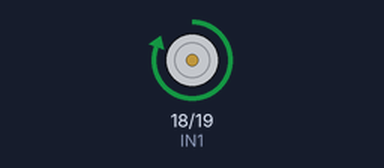
This sketch was run on a simulated Arduino Uno, built with avr-gcc and run on an emulated ATmega328P. On the bench: motor-driver pin pairs drawn as motors (green arrow = first pin HIGH = forward, orange = second pin HIGH = backward, longer = more drive).

Above: at 1.0 s.
At 2.5 s:
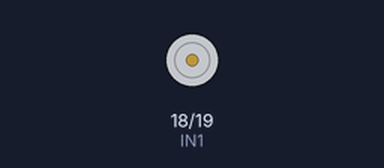
At 4.0 s:
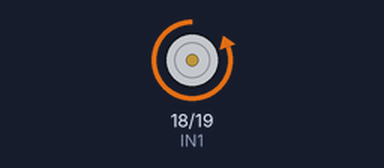
Timing chart, 0 to 7.8 s (numbered marks = the images above):
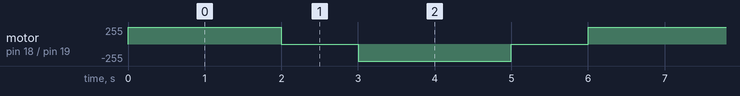

The sketch:

CODIGOMOTORPRUEBA.ino
```cpp
#define IN1 18  // Pin de control 1
#define IN2 19  // Pin de control 2

void setup() {
  pinMode(IN1, OUTPUT);
  pinMode(IN2, OUTPUT);
}

void loop() {
  moverAdelante();
  delay(2000);  // 2 segundos hacia adelante

  detenerMotor();
  delay(1000);  // 1 segundo de pausa

  moverAtras();
  delay(2000);  // 2 segundos hacia atrás

  detenerMotor();
  delay(1000);  // 1 segundo de pausa
}

void moverAdelante() {
  digitalWrite(IN1, HIGH);
  digitalWrite(IN2, LOW);
}

void moverAtras() {
  digitalWrite(IN1, LOW);
  digitalWrite(IN2, HIGH);
}

void detenerMotor() {
  digitalWrite(IN1, LOW);
  digitalWrite(IN2, LOW);
}
```

Measured:
- by itself, motor on pin 18 (IN1) / pin 19 (IN2): repeats every 6.0 s: stopped 1.0 s, backward 255/255 2.0 s, stopped 1.0 s, forward 255/255 2.0 s
